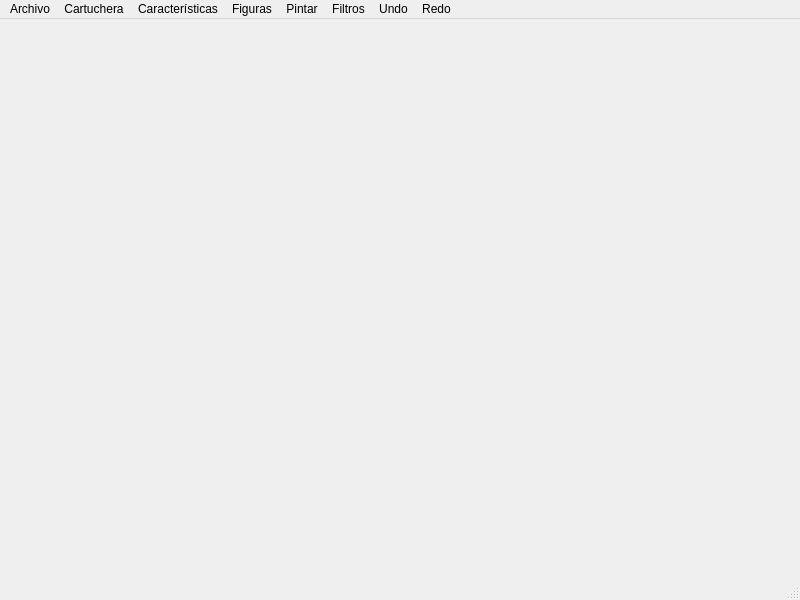
<?xml version="1.0" encoding="UTF-8"?>
<ui version="4.0">
 <class>MainWindow</class>
 <widget class="QMainWindow" name="MainWindow">
  <property name="geometry">
   <rect>
    <x>0</x>
    <y>0</y>
    <width>800</width>
    <height>600</height>
   </rect>
  </property>
  <property name="windowTitle">
   <string>MainWindow</string>
  </property>
  <widget class="QWidget" name="centralwidget"/>
  <widget class="QMenuBar" name="menubar">
   <property name="geometry">
    <rect>
     <x>0</x>
     <y>0</y>
     <width>800</width>
     <height>22</height>
    </rect>
   </property>
   <widget class="QMenu" name="menuArchivo">
    <property name="title">
     <string>Archivo</string>
    </property>
    <addaction name="actionNuevo"/>
    <addaction name="actionCargar_Imagen"/>
    <addaction name="actionGuardar_Imagen"/>
   </widget>
   <widget class="QMenu" name="menuCartuchera">
    <property name="title">
     <string>Cartuchera</string>
    </property>
    <addaction name="actionL_piz"/>
    <addaction name="actionLapicero"/>
    <addaction name="actionBorrador"/>
   </widget>
   <widget class="QMenu" name="menuCaracter_sticas">
    <property name="title">
     <string>Características</string>
    </property>
    <addaction name="actionGrosor"/>
    <addaction name="actionColor"/>
   </widget>
   <widget class="QMenu" name="menuFiguras">
    <property name="title">
     <string>Figuras</string>
    </property>
    <addaction name="actionCirculo"/>
    <addaction name="actionCuadrado"/>
    <addaction name="actionRectangulo"/>
   </widget>
   <widget class="QMenu" name="menuPintar">
    <property name="title">
     <string>Pintar</string>
    </property>
    <addaction name="separator"/>
    <addaction name="actionFill"/>
    <addaction name="actionColorPicker"/>
   </widget>
   <widget class="QMenu" name="menuFiltros">
    <property name="title">
     <string>Filtros</string>
    </property>
    <addaction name="actionBlanco_y_negro"/>
    <addaction name="actionNegativo"/>
    <addaction name="actionIntercambio_de_azul_y_rojo"/>
    <addaction name="actionC_lido"/>
    <addaction name="actionFiltro"/>
   </widget>
   <widget class="QMenu" name="menuUndo">
    <property name="title">
     <string>Undo</string>
    </property>
   </widget>
   <widget class="QMenu" name="menuRedo">
    <property name="title">
     <string>Redo</string>
    </property>
   </widget>
   <addaction name="menuArchivo"/>
   <addaction name="menuCartuchera"/>
   <addaction name="menuCaracter_sticas"/>
   <addaction name="menuFiguras"/>
   <addaction name="menuPintar"/>
   <addaction name="menuFiltros"/>
   <addaction name="menuUndo"/>
   <addaction name="menuRedo"/>
  </widget>
  <widget class="QStatusBar" name="statusbar"/>
  <action name="actionCargar_Imagen">
   <property name="text">
    <string>Cargar Imagen</string>
   </property>
  </action>
  <action name="actionGuardar_Imagen">
   <property name="text">
    <string>Guardar Imagen</string>
   </property>
  </action>
  <action name="actionL_piz">
   <property name="text">
    <string>Lápiz</string>
   </property>
  </action>
  <action name="actionLapicero">
   <property name="text">
    <string>Lapicero</string>
   </property>
  </action>
  <action name="actionBorrador">
   <property name="text">
    <string>Borrador</string>
   </property>
  </action>
  <action name="actionGrosor">
   <property name="text">
    <string>Grosor</string>
   </property>
  </action>
  <action name="actionColor">
   <property name="text">
    <string>Color</string>
   </property>
  </action>
  <action name="actionCirculo">
   <property name="text">
    <string>Círculo</string>
   </property>
  </action>
  <action name="actionCuadrado">
   <property name="text">
    <string>Cuadrado</string>
   </property>
  </action>
  <action name="actionRectangulo">
   <property name="text">
    <string>Rectangulo </string>
   </property>
  </action>
  <action name="actionFill">
   <property name="text">
    <string>Fill</string>
   </property>
  </action>
  <action name="actionColorPicker">
   <property name="text">
    <string>ColorPicker</string>
   </property>
  </action>
  <action name="actionBlanco_y_negro">
   <property name="text">
    <string>Blanco y negro</string>
   </property>
  </action>
  <action name="actionNegativo">
   <property name="text">
    <string>Negativo</string>
   </property>
  </action>
  <action name="actionNuevo">
   <property name="text">
    <string>Nuevo</string>
   </property>
  </action>
  <action name="actionIntercambio_de_azul_y_rojo">
   <property name="text">
    <string>Intercambio de azul y rojo</string>
   </property>
  </action>
  <action name="actionC_lido">
   <property name="text">
    <string>Cálido</string>
   </property>
  </action>
  <action name="actionFiltro">
   <property name="text">
    <string>Tonalidad azul</string>
   </property>
  </action>
 </widget>
 <resources/>
 <connections/>
</ui>
